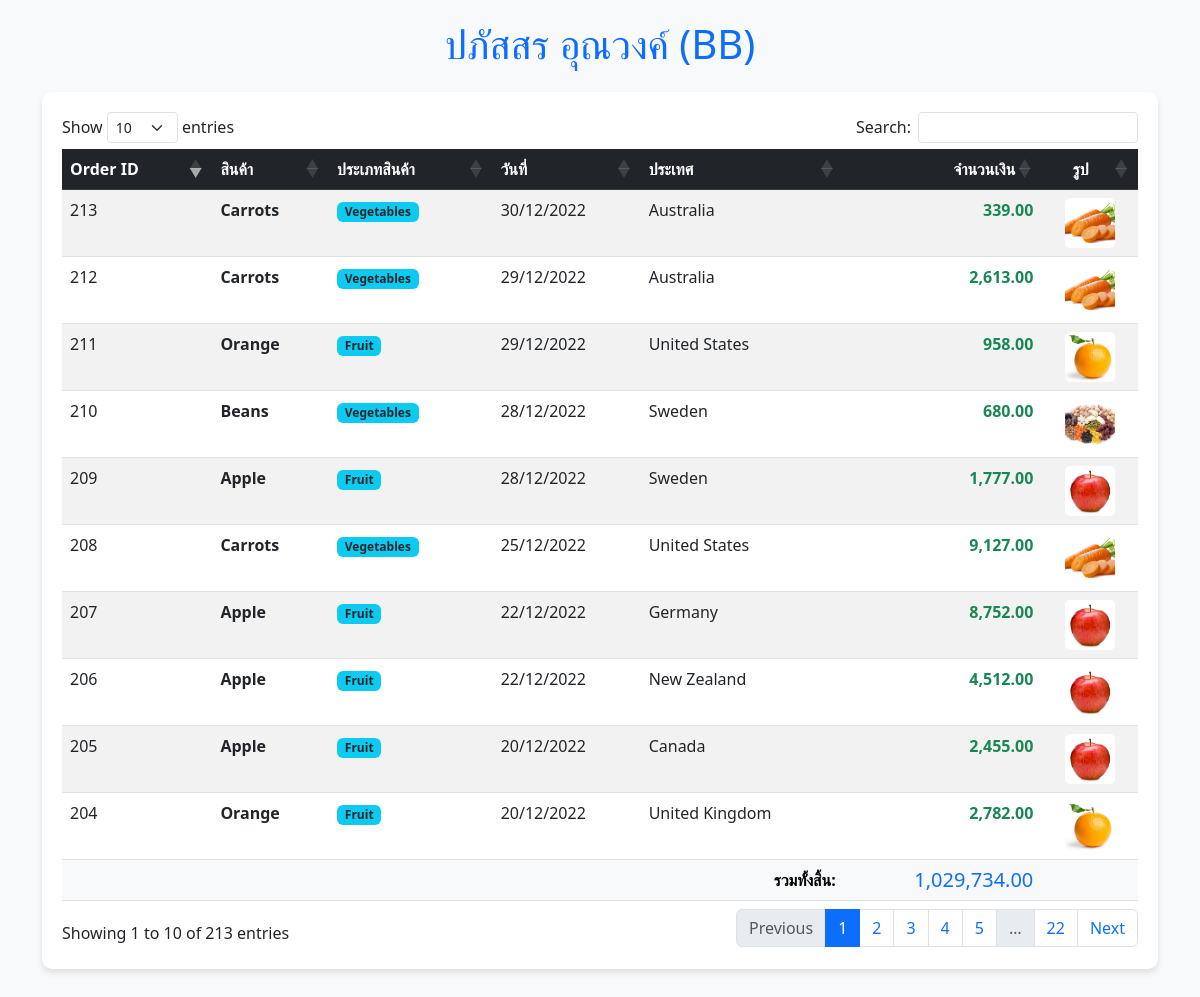
Screenshot of /c.php with the database file from the repository.
### tables this page shows
CREATE TABLE `popsupermarket` (
  `p_order_id` int(11) NOT NULL,
  `p_product_name` varchar(100) NOT NULL,
  `p_category` varchar(100) NOT NULL,
  `p_date` date NOT NULL,
  `p_country` varchar(100) NOT NULL,
  `p_amount` int(9) NOT NULL
);

### c.php (the view, shortened to what this page needs)
<!doctype html>
<html lang="th">
<head>
    <link href="https://cdn.jsdelivr.net/npm/bootstrap@5.3.0/dist/css/bootstrap.min.css" rel="stylesheet">
    <link href="https://cdn.datatables.net/1.13.6/css/dataTables.bootstrap5.min.css" rel="stylesheet">
</head>
<body>
<div class="container mb-5">
    <div class="row">
        <div class="col-12">
            <h1 class="text-center mb-4 text-primary">ปภัสสร อุณวงค์ (BB)</h1>
            <div class="table-card">
                <div class="table-responsive">
                    <table id="example" class="table table-striped table-hover" style="width:100%">
                        <thead class="table-dark">
                            <tr>
                                <th>Order ID</th>
                                <th>สินค้า</th>
                                <th>ประเภทสินค้า</th>
                                <th>วันที่</th>
                                <th>ประเทศ</th>
                                <th class="text-end">จำนวนเงิน</th>
                                <th class="text-center">รูป</th>
                            </tr>
                        </thead>
                        <tbody>
                            <?php
                                include_once("connectdb.php");
                                $sql = "SELECT * FROM `popsupermarket`";
                                $rs = mysqli_query($conn, $sql);
                                $total = 0;
                                while ($data = mysqli_fetch_array($rs)) {
                                    $total += $data['p_amount'];
                            ?>
                            <tr>
                                <td><?php echo $data['p_order_id']; ?></td>
                                <td><strong><?php echo $data['p_product_name']; ?></strong></td>
                                <td><span class="badge bg-info text-dark"><?php echo $data['p_category']; ?></span></td>
                                <td><?php echo date('d/m/Y', strtotime($data['p_date'])); ?></td>
                                <td><?php echo $data['p_country']; ?></td>
                                <td class="text-end text-success fw-bold"><?php echo number_format($data['p_amount'], 2); ?></td>
                                <td class="text-center">
                                    <img src="img/<?php echo $data['p_product_name']; ?>.jpg"
                                         alt="product"
                                         width="50" height="50"
                                         class="img-product"
                                         onerror="this.src='https://via.placeholder.com/50?text=No+Img'">
                                </td>
                            </tr>
                            <?php } ?>
                        </tbody>
                        <tfoot class="table-light">
                            <tr>
                                <th colspan="5" class="text-end">รวมทั้งสิ้น:</th>
                                <th class="text-end text-primary h5"><?php echo number_format($total, 2); ?></th>
                                <th></th>
                            </tr>
                        </tfoot>
                    </table>
                </div>
            </div> </div>
    </div>
</div>
</body>
</html>

### c.php (style rules this page uses)
body { background-color: #f8f9fa; padding-top: 20px; }
.table-card { background: white; border-radius: 10px; padding: 20px; box-shadow: 0 4px 6px rgba(0,0,0,0.1); }
.img-product { border-radius: 5px; object-fit: cover; }

### rows the page displays
popsupermarket: p_order_id "204", p_product_name "Orange", p_category "Fruit", p_date "20/12/2022", p_country "United Kingdom", p_amount "2,782.00", p_product_name (picture)
popsupermarket: p_order_id "205", p_product_name "Apple", p_category "Fruit", p_date "20/12/2022", p_country "Canada", p_amount "2,455.00", p_product_name (picture)
popsupermarket: p_order_id "206", p_product_name "Apple", p_category "Fruit", p_date "22/12/2022", p_country "New Zealand", p_amount "4,512.00", p_product_name (picture)
popsupermarket: p_order_id "207", p_product_name "Apple", p_category "Fruit", p_date "22/12/2022", p_country "Germany", p_amount "8,752.00", p_product_name (picture)
popsupermarket: p_order_id "208", p_product_name "Carrots", p_category "Vegetables", p_date "25/12/2022", p_country "United States", p_amount "9,127.00", p_product_name (picture)
popsupermarket: p_order_id "209", p_product_name "Apple", p_category "Fruit", p_date "28/12/2022", p_country "Sweden", p_amount "1,777.00", p_product_name (picture)
popsupermarket: p_order_id "210", p_product_name "Beans", p_category "Vegetables", p_date "28/12/2022", p_country "Sweden", p_amount "680.00", p_product_name (picture)
popsupermarket: p_order_id "211", p_product_name "Orange", p_category "Fruit", p_date "29/12/2022", p_country "United States", p_amount "958.00", p_product_name (picture)
popsupermarket: p_order_id "212", p_product_name "Carrots", p_category "Vegetables", p_date "29/12/2022", p_country "Australia", p_amount "2,613.00", p_product_name (picture)
popsupermarket: p_order_id "213", p_product_name "Carrots", p_category "Vegetables", p_date "30/12/2022", p_country "Australia", p_amount "339.00", p_product_name (picture)

### other values shown
$total "1,029,734.00"
